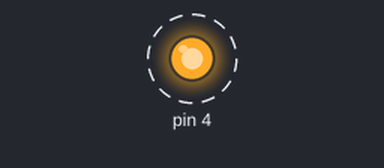
Bench run of a sketch on a simulated Arduino Uno, built with avr-gcc and run on an emulated ATmega328P. On the bench: output pins drawn as LEDs (lit = HIGH). Dashed ring = blinking. What the sketch prints to the serial monitor is not drawn.

Above: at 0.5 s.
Timing chart, 0 to 4.6 s (numbered marks = the images above):
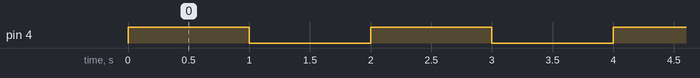

Measured:
- by itself, pin 4: alternates HIGH for 1.0 s and LOW for 1.0 s

The sketch:

2_Blink.ino
```cpp
//Programa Blink
void setup() {
  // inicializa el pin digital 4 como salida.
  Serial.begin(9600);
  pinMode(4, OUTPUT);
}

// la función de bucle se ejecuta una y otra vez para siempre
void loop() {
  digitalWrite(4, HIGH);     // enciende el LED (ALTO es el nivel del voltaje)
  Serial.println("Encendido");
  delay(1000);               // Espera un segundo
  digitalWrite(4, LOW);      // apaga el LED (BAJO es el nivel del voltaje)
  Serial.println("Apagado");
  delay(1000);               // Espera un segundo
}
```
